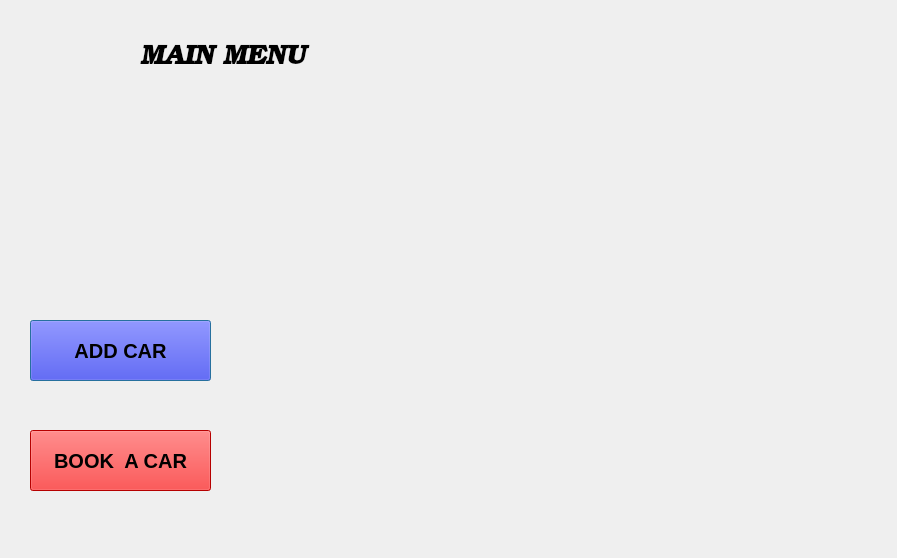
<?xml version="1.0" encoding="UTF-8"?>
<ui version="4.0">
 <class>mainmenu</class>
 <widget class="QDialog" name="mainmenu">
  <property name="geometry">
   <rect>
    <x>0</x>
    <y>0</y>
    <width>897</width>
    <height>558</height>
   </rect>
  </property>
  <property name="windowTitle">
   <string>Dialog</string>
  </property>
  <widget class="QLabel" name="label">
   <property name="geometry">
    <rect>
     <x>-650</x>
     <y>-320</y>
     <width>1601</width>
     <height>891</height>
    </rect>
   </property>
   <property name="text">
    <string/>
   </property>
   <property name="pixmap">
    <pixmap>../../../Downloads/sven-d-a4S6KUuLeoM-unsplash(2).jpg</pixmap>
   </property>
  </widget>
  <widget class="QLabel" name="label_2">
   <property name="geometry">
    <rect>
     <x>140</x>
     <y>30</y>
     <width>500</width>
     <height>61</height>
    </rect>
   </property>
   <property name="font">
    <font>
     <family>URW Bookman</family>
     <pointsize>20</pointsize>
     <weight>75</weight>
     <italic>true</italic>
     <bold>true</bold>
    </font>
   </property>
   <property name="styleSheet">
    <string notr="true">font-size:20</string>
   </property>
   <property name="text">
    <string>MAIN MENU</string>
   </property>
   <property name="textFormat">
    <enum>Qt::RichText</enum>
   </property>
  </widget>
  <widget class="QPushButton" name="AD_CAR">
   <property name="geometry">
    <rect>
     <x>30</x>
     <y>320</y>
     <width>181</width>
     <height>61</height>
    </rect>
   </property>
   <property name="font">
    <font>
     <pointsize>15</pointsize>
     <weight>75</weight>
     <bold>true</bold>
    </font>
   </property>
   <property name="styleSheet">
    <string notr="true">BACKGROUND-COLOR:BLUE</string>
   </property>
   <property name="text">
    <string>ADD CAR</string>
   </property>
  </widget>
  <widget class="QPushButton" name="book_pushButton_2">
   <property name="geometry">
    <rect>
     <x>30</x>
     <y>430</y>
     <width>181</width>
     <height>61</height>
    </rect>
   </property>
   <property name="font">
    <font>
     <pointsize>15</pointsize>
     <weight>75</weight>
     <bold>true</bold>
    </font>
   </property>
   <property name="styleSheet">
    <string notr="true">BACKGROUND-COLOR:RED;</string>
   </property>
   <property name="text">
    <string>BOOK  A CAR</string>
   </property>
  </widget>
 </widget>
 <resources/>
 <connections/>
</ui>
